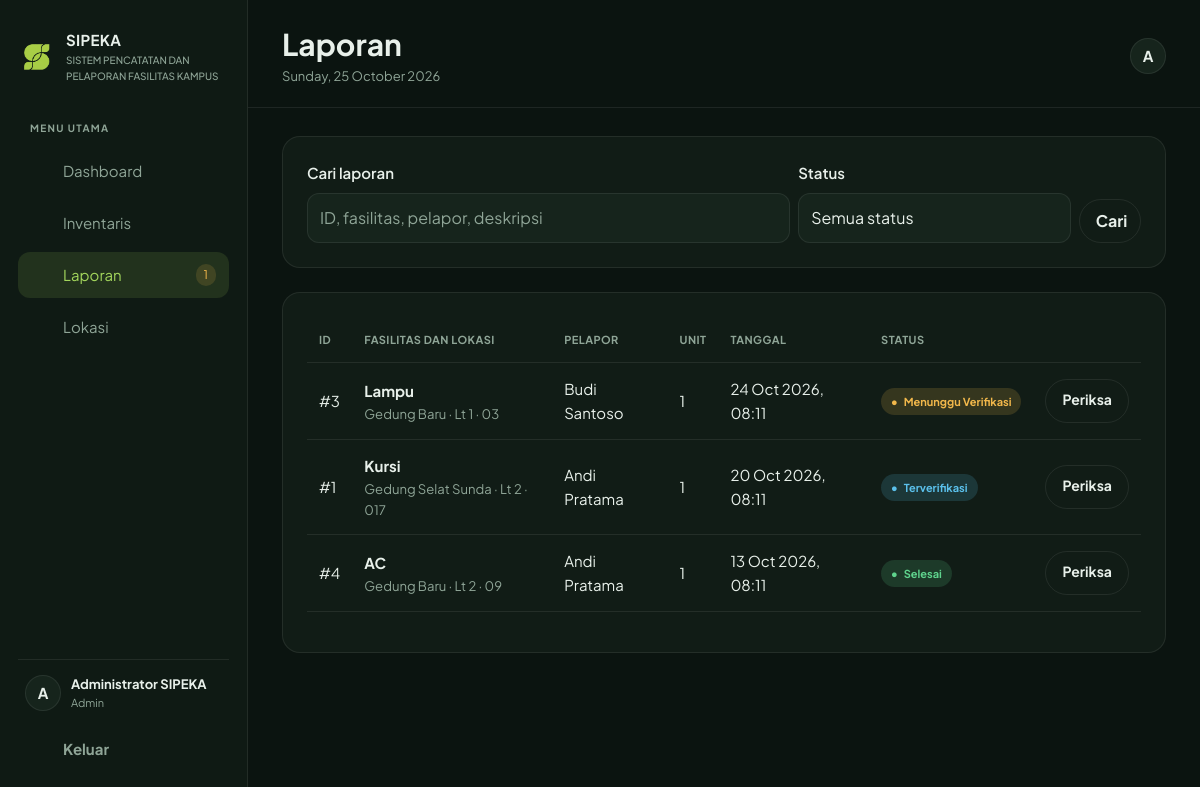
Page /admin/laporan.php (signed in) on the committed database.
### tables this page shows
CREATE TABLE laporan (
 id_laporan INT UNSIGNED NOT NULL AUTO_INCREMENT, id_user INT UNSIGNED NOT NULL, id_inventaris INT UNSIGNED NOT NULL, jumlah_unit INT NOT NULL DEFAULT 1, deskripsi TEXT NOT NULL, foto VARCHAR(255) NOT NULL, tanggal_laporan TIMESTAMP NOT NULL DEFAULT CURRENT_TIMESTAMP, status ENUM('Menunggu Verifikasi','Terverifikasi','Sedang Ditangani','Selesai','Ditolak') NOT NULL DEFAULT 'Menunggu Verifikasi', alasan_penolakan TEXT NULL, catatan_penanganan TEXT NULL, kondisi_diterapkan TINYINT(1) NOT NULL DEFAULT 0, deleted_at DATETIME NULL, deleted_by INT UNSIGNED NULL,
 PRIMARY KEY(id_laporan), KEY idx_laporan_inv_status(id_inventaris,status), KEY idx_laporan_user(id_user), CONSTRAINT chk_laporan_unit CHECK(jumlah_unit>=1), CONSTRAINT fk_laporan_user FOREIGN KEY(id_user) REFERENCES users(id_user) ON DELETE RESTRICT ON UPDATE CASCADE, CONSTRAINT fk_laporan_inv FOREIGN KEY(id_inventaris) REFERENCES inventaris_fasilitas(id_inventaris) ON DELETE RESTRICT ON UPDATE CASCADE, CONSTRAINT fk_laporan_del FOREIGN KEY(deleted_by) REFERENCES users(id_user) ON DELETE RESTRICT ON UPDATE CASCADE
);

CREATE TABLE kategori_fasilitas (
 id_kategori INT UNSIGNED NOT NULL AUTO_INCREMENT, nama_kategori VARCHAR(50) NOT NULL, PRIMARY KEY(id_kategori), UNIQUE KEY uq_kategori_nama(nama_kategori)
);

CREATE TABLE lokasi (
 id_lokasi INT UNSIGNED NOT NULL AUTO_INCREMENT, nama_gedung VARCHAR(100) NOT NULL, lantai VARCHAR(20) NOT NULL, ruang VARCHAR(50) NOT NULL, PRIMARY KEY(id_lokasi), UNIQUE KEY uq_lokasi(nama_gedung,lantai,ruang)
);

CREATE TABLE users (
 id_user INT UNSIGNED NOT NULL AUTO_INCREMENT, nama VARCHAR(100) NOT NULL, username VARCHAR(50) NOT NULL, email VARCHAR(100) NOT NULL, password_hash VARCHAR(255) NOT NULL, role ENUM('Admin','User') NOT NULL DEFAULT 'User', created_at TIMESTAMP NOT NULL DEFAULT CURRENT_TIMESTAMP,
 PRIMARY KEY(id_user), UNIQUE KEY uq_users_username(username), UNIQUE KEY uq_users_email(email)
);

### includes/header.php (called while the page is built, shortened)
<?php require_once __DIR__ . "/auth.php";
page_start($page_title ?? "SIPEKA");

### includes/footer.php (called while the page is built)
<?php page_end(); ?>

### admin/laporan.php (the view, shortened to what this page needs)
<?php require_once __DIR__ . '/../includes/domain.php';
$q = trim($_GET['q'] ?? '');
$status = $_GET['status'] ?? '';
$page = max(1, (int)($_GET['page'] ?? 1));
$w = ['l.deleted_at IS NULL'];
$p = [];
$where = implode(' AND ', $w);
$s = $pdo->prepare('SELECT l.id_laporan,l.status,l.jumlah_unit,l.tanggal_laporan,u.nama pelapor,k.nama_kategori,lo.nama_gedung,lo.lantai,lo.ruang FROM laporan l JOIN users u ON u.id_user=l.id_user JOIN inventaris_fasilitas i ON i.id_inventaris=l.id_inventaris JOIN kategori_fasilitas k ON k.id_kategori=i.id_kategori JOIN lokasi lo ON lo.id_lokasi=i.id_lokasi WHERE ' . $where . ' ORDER BY FIELD(l.status,"Menunggu Verifikasi","Terverifikasi","Sedang Ditangani","Selesai","Ditolak"),l.tanggal_laporan ASC LIMIT 10 OFFSET ' . (($page - 1) * 10));
$s->execute($p);
$rows = $s->fetchAll();
$page_title = 'Laporan';
require __DIR__ . '/../includes/header.php'; ?><form class="sp-card mb-4" method="get">
    <div class="row g-2">
        <div class="col-md-7"><label class="form-label" for="q">Cari laporan</label><input class="form-control" name="q" id="q" value="<?= e($q) ?>" placeholder="ID, fasilitas, pelapor, deskripsi"></div>
        <div class="col-md-4"><label class="form-label" for="status">Status</label><select class="form-select" name="status" id="status">
                <option value="">Semua status</option><?php foreach (status_list() as $s): ?><option <?= ($status === $s ? 'selected' : '') ?>><?= e($s) ?></option><?php endforeach; ?>
            </select></div>
        <div class="col-md-1 d-flex align-items-end"><button class="btn sp-btn-outline w-100">Cari</button></div>
    </div>
</form>
<div class="sp-card"><?php if (!$rows): render_empty('Laporan tidak ditemukan', 'Coba ubah kata kunci atau filter status.', 'admin/laporan.php', 'Reset filter');
                        else: ?><div class="table-responsive">
            <table class="table sp-table">
                <thead>
                    <tr>
                        <th>ID</th>
                        <th>Fasilitas dan lokasi</th>
                        <th>Pelapor</th>
                        <th>Unit</th>
                        <th>Tanggal</th>
                        <th>Status</th>
                        <th></th>
                    </tr>
                </thead>
                <tbody><?php foreach ($rows as $r): ?><tr>
                            <td>#<?= e($r['id_laporan']) ?></td>
                            <td><strong><?= e($r['nama_kategori']) ?></strong>
                                <div class="sp-muted small"><?= e($r['nama_gedung']) ?> · Lt <?= e($r['lantai']) ?> · <?= e($r['ruang']) ?></div>
                            </td>
                            <td><?= e($r['pelapor']) ?></td>
                            <td><?= e($r['jumlah_unit']) ?></td>
                            <td><?= e(format_date($r['tanggal_laporan'])) ?></td>
                            <td><?= badge_status($r['status']) ?></td>
                            <td><a class="btn btn-sm sp-btn-outline" href="<?= e(app_url('admin/detail-laporan.php?id=' . $r['id_laporan'])) ?>">Periksa</a></td>
                        </tr><?php endforeach; ?></tbody>
            </table>
        </div>
                                                                                                                                                                                                                                                                            <?php
                                                                                                                                                                                                                                                                                                                                                                                                                    endif; ?></div><?php require __DIR__ . '/../includes/footer.php'; ?>

### includes/functions.php (shortened to what this page needs)
<?php
function e($value): string { return htmlspecialchars((string)($value ?? ''), ENT_QUOTES, 'UTF-8'); }
function csrf_token(): string { if (empty($_SESSION['_csrf'])) $_SESSION['_csrf'] = bin2hex(random_bytes(32)); return $_SESSION['_csrf']; }
function csrf_field(): string { return '<input type="hidden" name="_csrf" value="'.e(csrf_token()).'">'; }
function current_user(): array { return $_SESSION['user'] ?? []; }
function icon(string $name): string {
  if ($name === 'sun' || $name === 'moon') {
    $themePath = $name === 'sun'
      ? '<circle cx="12" cy="12" r="4"/><path d="M12 2v2M12 20v2M2 12h2M20 12h2M5 5l1.5 1.5M17.5 17.5L19 19M5 19l1.5-1.5M17.5 6.5L19 5"/>'
      : '<path d="M20.5 14.2A8.5 8.5 0 0 1 9.8 3.5 8.5 8.5 0 1 0 20.5 14.2Z"/>';
    return '<svg aria-hidden="true" width="20" height="20" viewBox="0 0 24 24" fill="none" stroke="currentColor" stroke-width="1.8" stroke-linecap="round" stroke-linejoin="round">'.$themePath.'</svg>';
  }
  if ($name === 'eye' || $name === 'eye-off') {
    $eyePath = $name === 'eye'
      ? '<path d="M2 12s3.6-7 10-7 10 7 10 7-3.6 7-10 7-10-7-10-7Z"/><circle cx="12" cy="12" r="3"/>'
      : '<path d="M3 3l18 18M10.6 10.6a2 2 0 0 0 2.8 2.8"/><path d="M9.9 5.2A10.8 10.8 0 0 1 12 5c6.4 0 10 7 10 7a15.8 15.8 0 0 1-3.1 3.9M6.2 6.2C3.5 8.1 2 12 2 12s3.6 7 10 7a10.6 10.6 0 0 0 3.2-.5"/>';
    return '<svg aria-hidden="true" width="20" height="20" viewBox="0 0 24 24" fill="none" stroke="currentColor" stroke-width="1.8" stroke-linecap="round" stroke-linejoin="round">'.$eyePath.'</svg>';
  }
  $paths=['home'=>'<path d="m3 10 9-7 9 7v10a1 1 0 0 1-1 1h-5v-6H9v6H4a1 1 0 0 1-1-1z"/>','box'=>'<path d="m12 3 9 5-9 5-9-5z"/><path d="M3 8v9l9 5 9-5V8M12 13v9"/>','file'=>'<path d="M14 2H6a2 2 0 0 0-2 2v16a2 2 0 0 0 2 2h12a2 2 0 0 0 2-2V8z"/><path d="M14 2v6h6M8 13h8M8 17h8"/>','tag'=>'<path d="M20 13 11 22 2 13V2h11z"/><circle cx="7" cy="7" r="1"/>','map-pin'=>'<path d="M20 10c0 5-8 12-8 12S4 15 4 10a8 8 0 1 1 16 0Z"/><circle cx="12" cy="10" r="2.5"/>','chart'=>'<path d="M3 3v18h18"/><path d="m7 14 4-4 4 3 5-7"/>','plus'=>'<path d="M12 5v14M5 12h14"/>','logout'=>'<path d="M10 17l5-5-5-5M15 12H3"/><path d="M12 3h7a2 2 0 0 1 2 2v14a2 2 0 0 1-2 2h-7"/>','check'=>'<path d="m5 12 4 4L19 6"/>','clock'=>'<circle cx="12" cy="12" r="9"/><path d="M12 7v5l3 2"/>','users'=>'<path d="M16 21v-2a4 4 0 0 0-4-4H8a4 4 0 0 0-4 4v2"/><circle cx="10" cy="7" r="4"/><path d="M20 21v-2a4 4 0 0 0-3-3.87M16 3.13a4 4 0 0 1 0 7.75"/>'];
  return '<svg aria-hidden="true" width="20" height="20" viewBox="0 0 24 24" fill="none" stroke="currentColor" stroke-width="1.8" stroke-linecap="round" stroke-linejoin="round">'.($paths[$name]??$paths['file']).'</svg>';
}
function badge_status(string $status): string { $map=['Menunggu Verifikasi'=>'wait','Terverifikasi'=>'verified','Sedang Ditangani'=>'handling','Selesai'=>'done','Ditolak'=>'rejected']; $cls=$map[$status]??'wait'; return '<span class="sp-badge status-'.e($cls).'"><span aria-hidden="true">●</span> '.e($status).'</span>'; }
function format_date($date): string { return $date ? date('d M Y, H:i',strtotime($date)) : '-'; }
function app_url(string $path=''): string { return '/sipeka/'.ltrim($path,'/'); }
function page_start(string $title, bool $public=false): void {
 $user=current_user(); $flashes=$_SESSION['flash']??[]; unset($_SESSION['flash']);
 echo '<!doctype html><html lang="id" data-bs-theme="dark"><head><meta charset="utf-8"><meta name="viewport" content="width=device-width, initial-scale=1"><script>try{document.documentElement.setAttribute("data-bs-theme",localStorage.getItem("sipeka-theme")==="light"?"light":"dark")}catch(e){}</script><title>'.e($title).' · SIPEKA</title><link rel="preconnect" href="https://fonts.googleapis.com"><link href="https://fonts.googleapis.com/css2?family=Plus+Jakarta+Sans:wght@400;500;600;700&display=swap" rel="stylesheet"><link href="https://cdn.jsdelivr.net/npm/bootstrap@5.3.3/dist/css/bootstrap.min.css" rel="stylesheet"><link href="'.app_url('assets/css/theme.css?v='.filemtime(__DIR__.'/../assets/css/theme.css')).'" rel="stylesheet"></head><body>';
 if ($public) { echo '<nav class="navbar navbar-expand-lg sp-public-nav"><div class="container-fluid sp-public-inner"><a class="navbar-brand sp-brand" href="'.app_url('').'"><img class="sp-brand-logo" src="'.app_url('assets/img/logo.png').'" alt=""> SIPEKA</a><button class="navbar-toggler" data-bs-toggle="collapse" data-bs-target="#publicNav" aria-label="Buka menu">☰</button><div class="collapse navbar-collapse sp-public-collapse" id="publicNav"><div class="navbar-nav sp-public-links"><a class="nav-link" href="'.app_url('').'">Beranda</a><a class="nav-link" href="'.app_url('#cara-kerja').'">Cara Kerja</a><a class="nav-link" href="'.app_url('#fitur').'">Fitur</a><a class="nav-link" href="'.app_url('#mulai').'">Mulai</a></div><div class="navbar-nav sp-public-actions"><a class="nav-link" href="'.app_url('login.php').'">Masuk</a><a class="btn sp-btn-primary btn-sm" href="'.app_url('register.php').'">Daftar</a><button type="button" class="sp-theme-toggle" data-theme-toggle aria-label="Ganti tema terang atau gelap">'.icon('sun').'</button></div></div></div></nav>'; }
 else { $role=$user['role']??'User'; $links=$role==='Admin'?[['admin/dashboard.php','chart','Dashboard'],['admin/inventaris.php','box','Inventaris'],['admin/laporan.php','file','Laporan'],['admin/lokasi.php','map-pin','Lokasi']]:[['user/dashboard.php','chart','Dashboard'],['user/buat-laporan.php','plus','Buat Laporan'],['user/laporan-saya.php','file','Laporan Saya']]; $waiting=0; if($role==='Admin'){try{global $pdo;$waiting=(int)$pdo->query("SELECT COUNT(*) FROM laporan WHERE status='Menunggu Verifikasi' AND deleted_at IS NULL")->fetchColumn();}catch(Throwable $e){}}
 echo '<div class="sp-app-shell"><aside class="sp-sidebar d-none d-lg-flex"><a class="sp-brand mb-4" href="'.app_url($role==='Admin'?'admin/dashboard.php':'user/dashboard.php').'"><img class="sp-brand-logo" src="'.app_url('assets/img/logo.png').'" alt=""><span>SIPEKA<small>SISTEM PENCATATAN DAN PELAPORAN FASILITAS KAMPUS</small></span></a><div class="sp-side-label">MENU UTAMA</div><nav class="sp-side-nav">'; foreach($links as [$href,$ico,$label]){ $active=str_contains($_SERVER['PHP_SELF']??'',$href)?' active':''; echo '<a class="sp-side-link'.$active.'" href="'.app_url($href).'">'.icon($ico).'<span>'.e($label).'</span>'; if($label==='Laporan'&&$waiting>0)echo '<span class="sp-count">'.$waiting.'</span>'; echo '</a>'; } echo '</nav><div class="sp-sidebar-bottom"><div class="sp-user-mini"><span class="sp-avatar">'.e(strtoupper(substr($user['nama']??'U',0,1))).'</span><span><strong>'.e($user['nama']??'Pengguna').'</strong><small>'.e($role).'</small></span></div><form method="post" action="'.app_url('logout.php').'">'.csrf_field().'<button class="sp-side-link sp-logout" type="submit">'.icon('logout').'<span>Keluar</span></button></form></div></aside><main class="sp-main"><header class="sp-topbar"><div class="d-flex align-items-center gap-3"><button class="btn sp-btn-outline d-lg-none" data-bs-toggle="offcanvas" data-bs-target="#mobileMenu" aria-label="Buka menu">☰</button><div><h1>'.e($title).'</h1><p>'.date('l, d F Y').'</p></div></div><div class="d-flex align-items-center gap-2"><span class="sp-avatar">'.e(strtoupper(substr($user['nama']??'U',0,1))).'</span></div></header><div class="offcanvas offcanvas-start sp-mobile-menu" tabindex="-1" id="mobileMenu"><div class="offcanvas-header"><div class="sp-brand"><img class="sp-brand-logo" src="'.app_url('assets/img/logo.png').'" alt=""> SIPEKA</div><button class="btn-close" data-bs-dismiss="offcanvas" aria-label="Tutup"></button></div><div class="offcanvas-body"><nav class="sp-side-nav">'; foreach($links as [$href,$ico,$label]) echo '<a class="sp-side-link" href="'.app_url($href).'">'.icon($ico).'<span>'.e($label).'</span></a>'; echo '</nav><form method="post" action="'.app_url('logout.php').'">'.csrf_field().'<button class="sp-side-link" type="submit">'.icon('logout').' Keluar</button></form></div></div><div class="sp-content">'; }
}
function page_end(bool $public=false): void { echo '</div>'; if(!$public)echo '</main></div>'; echo '<template id="sp-eye-icon">'.icon('eye').'</template><template id="sp-eye-off-icon">'.icon('eye-off').'</template><template id="sp-sun-icon">'.icon('sun').'</template><template id="sp-moon-icon">'.icon('moon').'</template><script src="https://cdn.jsdelivr.net/npm/bootstrap@5.3.3/dist/js/bootstrap.bundle.min.js"></script><script src="'.app_url('assets/js/app.js?v='.filemtime(__DIR__.'/../assets/js/app.js')).'"></script></body></html>'; }

### rows in the picture
laporan: id_laporan "3", kategori_fasilitas.nama_kategori "Lampu", lokasi.nama_gedung "Gedung Baru", lokasi.lantai "1", lokasi.ruang "03", id_user.nama "Budi Santoso", jumlah_unit "1", tanggal_laporan "24 Oct 2026, 08:11", status "Menunggu Verifikasi"
laporan: id_laporan "1", kategori_fasilitas.nama_kategori "Kursi", lokasi.nama_gedung "Gedung Selat Sunda", lokasi.lantai "2", lokasi.ruang "017", id_user.nama "Andi Pratama", jumlah_unit "1", tanggal_laporan "20 Oct 2026, 08:11", status "Terverifikasi"
laporan: id_laporan "4", kategori_fasilitas.nama_kategori "AC", lokasi.nama_gedung "Gedung Baru", lokasi.lantai "2", lokasi.ruang "09", id_user.nama "Andi Pratama", jumlah_unit "1", tanggal_laporan "13 Oct 2026, 08:11", status "Selesai"

### other values in the picture
$label "Dashboard"
$label "Inventaris"
$label "Laporan"
$waiting "1"
$label "Lokasi"
substr($user['nama']??'U',0,1) "A"
$user['nama'] "Administrator SIPEKA"
$role "Admin"
$title "Laporan"
